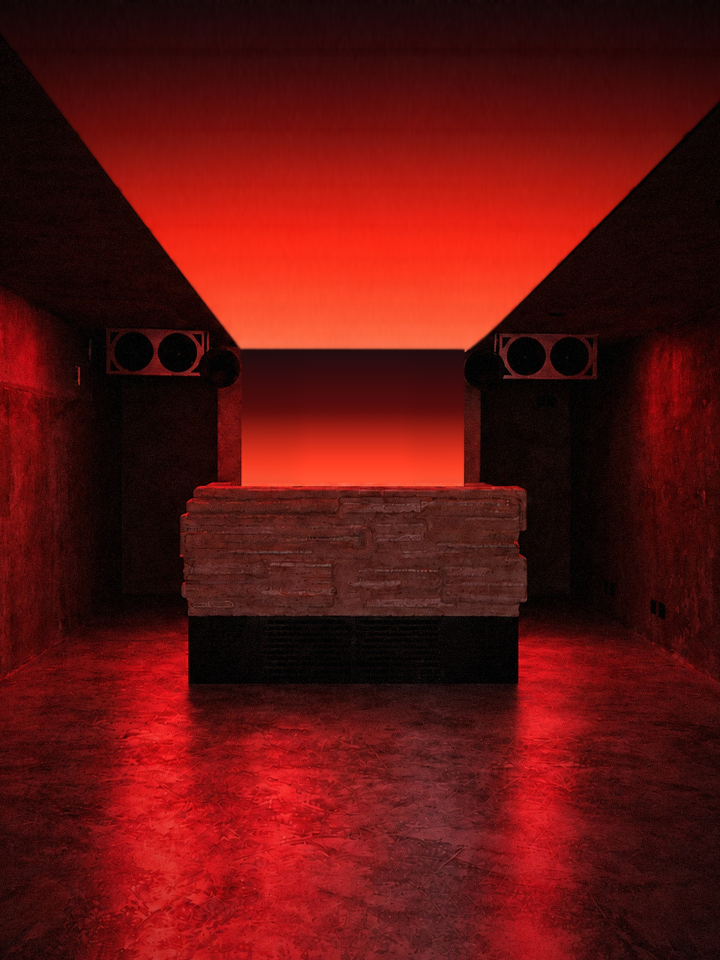
#> input picture visual-pista/perspectiva/guia-h3.jpg, 1440 x 1920 px (shown at 1/2 size)
$ python teste_sintetico.py
#> lines starting #> are read from the running program, lines starting #| are printed output that depends on the picture; after the words box and inside, x2 and y2 are one past the last pixel; in counts of white or black regions, pixels touching at a corner belong together
### visual-pista/perspectiva/geometria.py
"""Onde cada pixel do LED da pista aparece na foto 07-pista-noite.jpg (1080x1350), a perspectiva do guia.

Painel (mídia 1032x5676, P1,86 mm): linhas 0–4988 no teto (linha 0 = ponta da entrada, 4988 = dobra),
4988–5676 na parede atrás do DJ (5676 = embaixo, junto da cabine). Coluna 0 = esquerda de quem olha para o DJ.

Medido na foto (python geometria.py mostra o ajuste):
- juntas dos gabinetes no teto em v = 474, 454, 430, 401, 365, 320, 263, 185, 73, a cada 0,32 m (2 módulos de 16 cm,
  o único passo que divide os 9,28 m do teto e os 1,28 m da parede). Com uma câmera nivelada (as verticais da foto são
  retas), v = cy - f*h/Z: o ajuste dá o horizonte (cy), a distância até a parede e a dobra (v0), com resíduo de 0,35 px.
  Isso decide em que altura da foto cai cada LINHA do teto.
- bordas do teto: esquerda u = 0,7569 v - 0,47 e direita u = -0,9896 v + 1184,5 (retas, resíduo 0,5 px). A esquerda
  passa pelo ponto de fuga das juntas; a direita não (a foto parece retocada desse lado: o teto fica mais largo que a
  parede). Como o H3 vê a foto, as COLUNAS seguem as bordas da foto: em cada linha, de uma borda à outra.
- parede do DJ: laterais em u = 373 e 685; vai da dobra até v0 + 1,28 m na escala da parede (a cabine cobre de ~679 para baixo).
"""
import numpy as np

LARG, ALT, DOBRA = 1032, 5676, 4988
PASSO = 1.92 / LARG  # metros por pixel do painel (1,86 mm)

FOTO = r'C:\apps\instagram\feed-sobrio\fotos\drive\07-pista-noite.jpg'
U_PAREDE = (373.0, 685.0)
BORDA_ESQ = (0.7569, -0.47)      # u = a*v + b
BORDA_DIR = (-0.9896, 1184.54)
JUNTAS = [474, 454, 430, 401, 365, 320, 263, 185, 73]  # 1ª a 9ª junta a partir da dobra
JUNTA_M = 0.32
CABINE_V = 679                    # topo da cabine de pedra na foto

# Guia: a foto cortada em 3:4 no meio (x 34–1045, y 0–1348) e ampliada para 1440x1920 (2K do H3).
CORTE = (34, 0, 1011, 1348)
GUIA = (1440, 1920)
ESCALA_GUIA = GUIA[0] / CORTE[2]


def _ajustar():
    k = (U_PAREDE[1] - U_PAREDE[0]) / 1.92        # px por metro no plano da parede = f/Zf
    # v_n = cy(1 - g_n) + v0 g_n, g_n = Zf/(Zf - 0,32 n); v0 = a dobra
    v = np.array(JUNTAS, float)
    n = np.arange(1, len(JUNTAS) + 1)
    melhor = None
    for cy in np.arange(660, 760, 0.25):
        for zf in np.arange(3.5, 6.0, 0.005):
            gn = zf / (zf - JUNTA_M * n)
            v0 = ((v - cy * (1 - gn)) @ gn) / (gn @ gn)
            rms = np.sqrt(((v - cy * (1 - gn) - v0 * gn) ** 2).mean())
            if melhor is None or rms < melhor[0]:
                melhor = (rms, cy, zf, v0)
    rms, cy, zf, v0 = melhor
    return dict(cy=cy, zf=zf, v0=v0, k=k, f=k * zf, h=(cy - v0) / k, rms=rms)


CAM = _ajustar()


# [15 lines left out: function painel_para_foto, not called in this run]


def foto_para_painel(u, v):
    """Inverso de painel_para_foto: (u, v) da foto → (lin, col) do painel (fração; NaN fora do LED)."""
    c = CAM
    u = np.asarray(u, float)
    v = np.asarray(v, float)
    v_base = c['v0'] + (ALT - DOBRA) * PASSO * c['k']
    with np.errstate(divide='ignore', invalid='ignore'):
        z = c['f'] * c['h'] / (c['cy'] - v)
        lin_teto = DOBRA - (c['zf'] - z) / PASSO
        lin_par = DOBRA + (v - c['v0']) / (PASSO * c['k'])
        teto = v < c['v0']
        lin = np.where(teto, lin_teto, lin_par) - 0.5
        ue = np.where(teto, BORDA_ESQ[0] * v + BORDA_ESQ[1], U_PAREDE[0])
        ud = np.where(teto, BORDA_DIR[0] * v + BORDA_DIR[1], U_PAREDE[1])
        col = (u - ue) / (ud - ue) * LARG - 0.5
    dentro = (col > -0.5) & (col < LARG - 0.5) & (lin > -0.5) & (v <= v_base) & (v < c['cy'])
    return np.where(dentro, lin, np.nan), np.where(dentro, col, np.nan)


def foto_para_guia(u, v):
    return (np.asarray(u) - CORTE[0]) * ESCALA_GUIA, (np.asarray(v) - CORTE[1]) * ESCALA_GUIA


def painel_para_guia(lin, col):
    return foto_para_guia(*painel_para_foto(lin, col))


# [5 lines left out: function primeira_linha_visivel, not called in this run]


# [11 lines that do not run on import are left out]

### visual-pista/perspectiva/teste_sintetico.py
"""Teste do desdobrador sem gastar crédito: pinta um cartão de teste do painel (em movimento) na guia,
em perspectiva, simula o H3 (outro tamanho, leve deslocamento, compressão), desdobra e compara.

    .venv\\Scripts\\python.exe teste_sintetico.py
"""
import os
import subprocess

import cv2
import numpy as np

import geometria as g
from desdobrar import FFMPEG

AQUI = os.path.dirname(os.path.abspath(__file__))
SAIDA = os.path.join(AQUI, 'saidas')


def cartao(t):
    """Painel 1032x5676: grade de módulos, números das linhas e uma faixa que anda da parede para a entrada."""
    p = np.zeros((g.ALT, g.LARG, 3), np.uint8)
    lin = np.arange(g.ALT)[:, None]
    col = np.arange(g.LARG)[None, :]
    p[..., 2] = (60 + 120 * (lin / g.ALT)).astype(np.uint8)
    p[..., 0] = (40 + 100 * (col / g.LARG)).astype(np.uint8)
    p[(lin[:, 0] % 172) < 6] = (255, 255, 255)                 # uma linha a cada 2 módulos (32 cm)
    p[:, (col[0] % 172) < 6] = (255, 255, 255)
    p[g.DOBRA - 8:g.DOBRA + 8] = (0, 255, 255)
    faixa = int(g.ALT - (t * 900) % g.ALT)
    p[max(0, faixa - 40):faixa] = (0, 255, 0)
    for r in range(0, g.ALT, 344):
        cv2.putText(p, str(r), (380, r + 120), cv2.FONT_HERSHEY_SIMPLEX, 4, (255, 255, 255), 10)
    return p


def main():
    guia = cv2.imread(os.path.join(AQUI, 'guia-h3.jpg'))
#> guia is the input picture: shape (1920, 1440, 3); mean B, G, R 15.9, 18.7, 94.9
    gh, gw = guia.shape[:2]
#> gh = 1920; gw = 1440
    gu, gv = np.meshgrid(np.arange(gw, dtype=float), np.arange(gh, dtype=float))
    u = gu / g.ESCALA_GUIA + g.CORTE[0]
    v = gv / g.ESCALA_GUIA + g.CORTE[1]
    lin, col = g.foto_para_painel(u, v)
#> in foto_para_painel, `lin = np.where(teto, lin_teto, lin_par) - 0.5`:
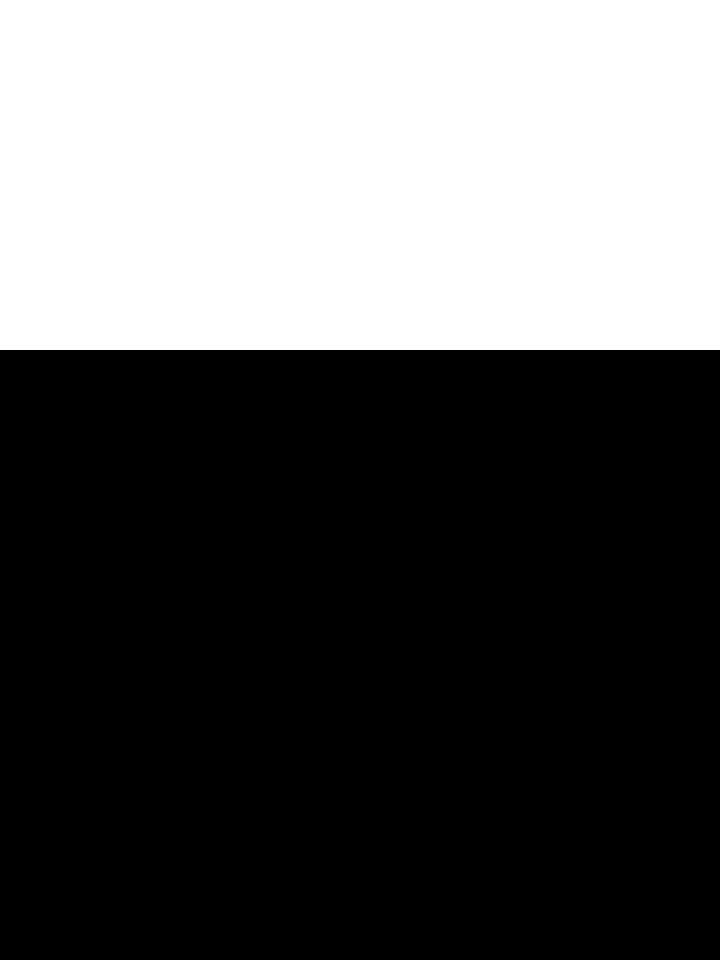
#> teto: shape (1920, 1440) bool (shown at 1/2 size); 36.5% white; 1 white region, box (x1, y1, x2, y2) and area: (0, 0, 1440, 700) 1008000
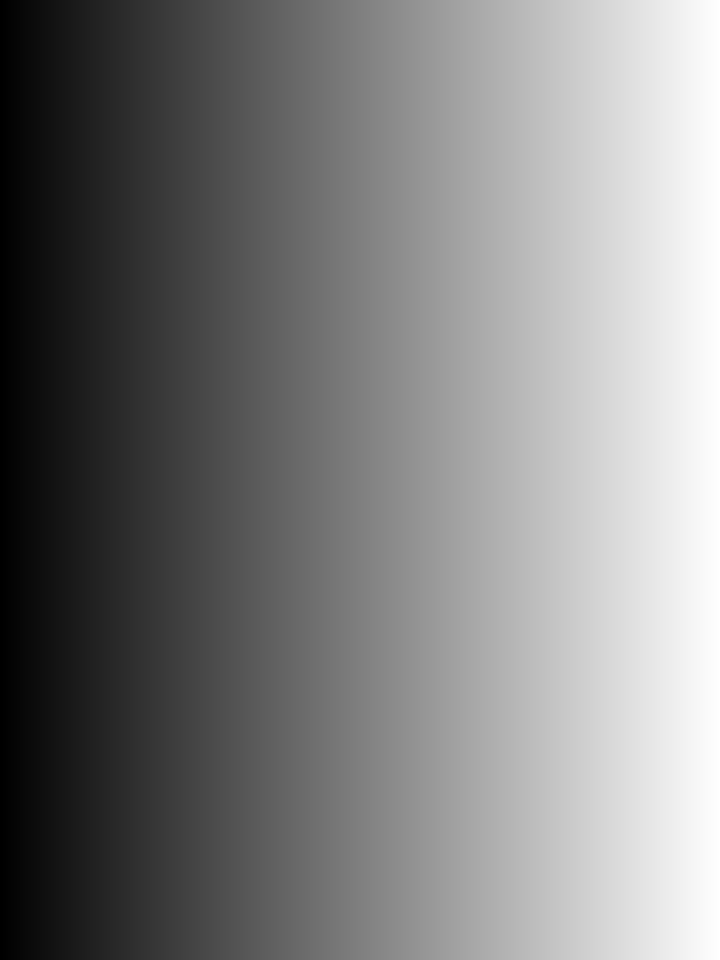
#> u: shape (1920, 1440) float64 (shown at 1/2 size); min 34, max 1044.3, mean 539.1; drawn with min black and max white
    dentro = np.isfinite(lin) & (v < g.CABINE_V)
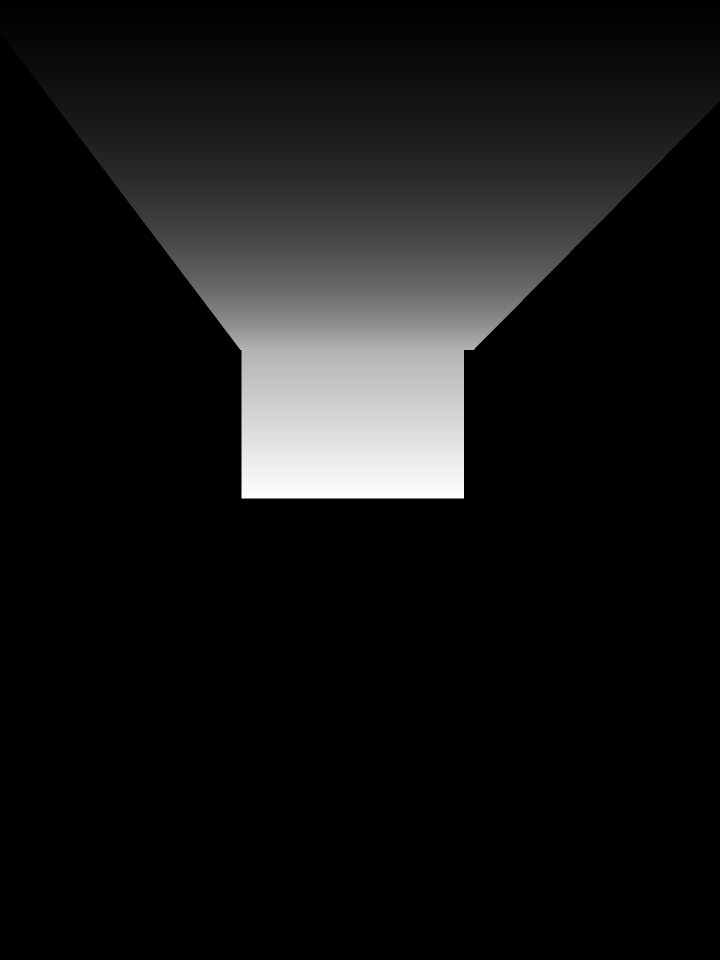
#> lin: shape (1920, 1440) float64 (shown at 1/2 size); 68.73% of the values are NaN or infinite; the others: min 3355.7, max 5675.4, mean 3983.8; drawn with min black, max white, NaN and infinite black
    mx = np.nan_to_num(col, nan=-10).astype(np.float32)
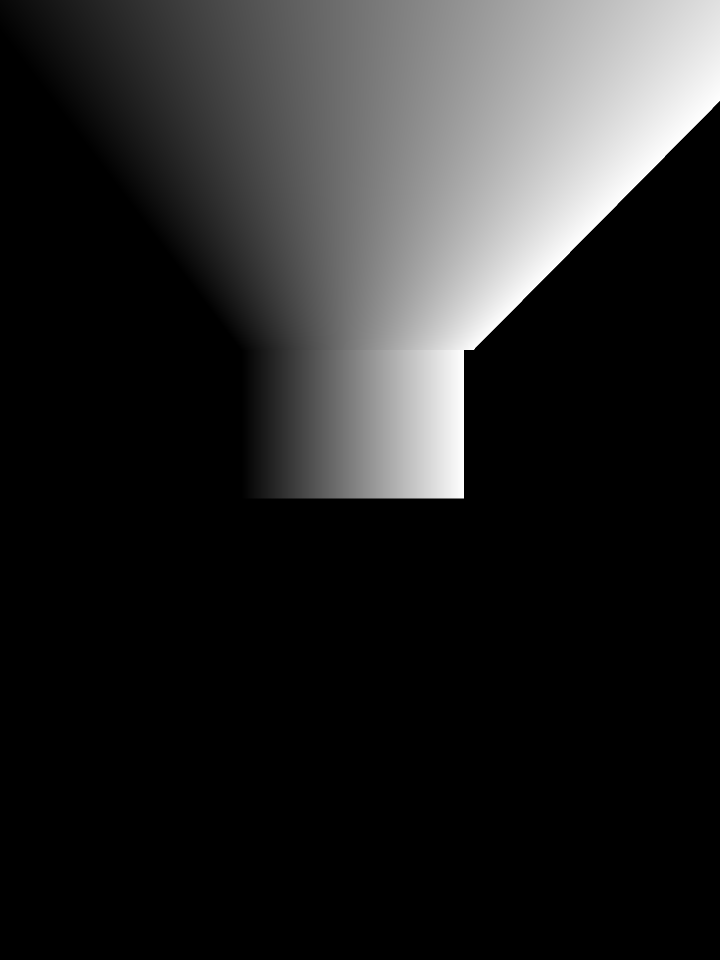
#> col: shape (1920, 1440) float64 (shown at 1/2 size); 68.73% of the values are NaN or infinite; the others: min -0.5, max 1031.5, mean 505.4; drawn with min black, max white, NaN and infinite black
    my = np.nan_to_num(lin, nan=-10).astype(np.float32)
    # "H3" de mentira: 1440x1918, 4 px para a direita, 3 para baixo
    W, H, dx, dy = 1440, 1918, 4, 3
    M = np.float32([[W / gw, 0, dx], [0, H / gh, dy]])
#> M = [[1, 0, 4], [0, 0.999, 3]]
    os.makedirs(SAIDA, exist_ok=True)
    video = os.path.join(SAIDA, 'teste-sintetico.mp4')
#> (the run stopped early here; a loop or call above may not have finished)
